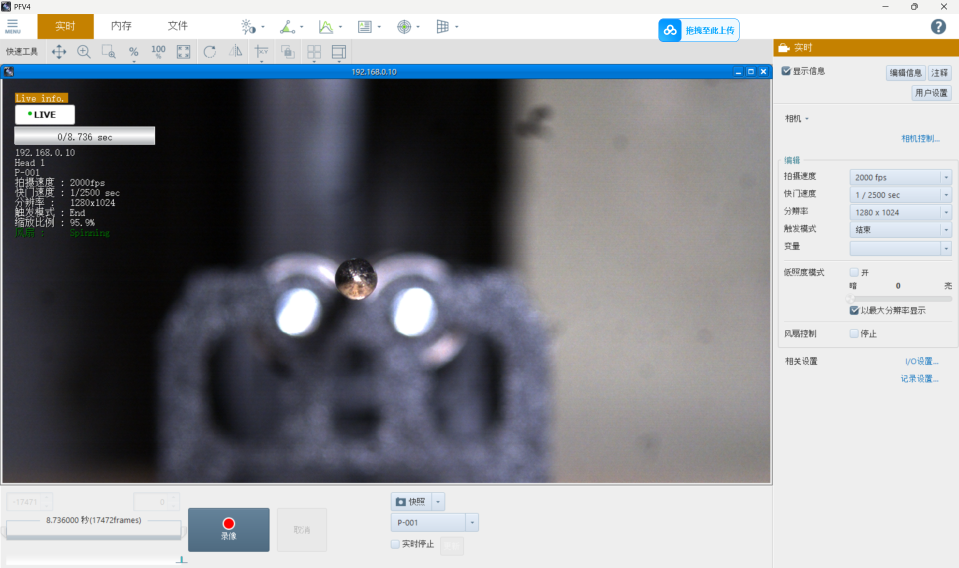
#> input picture 1.png, 1918 x 1135 px, found by its file name (shown at 1/2 size)
$ jupyter execute --allow-errors cv.ipynb
#> lines starting #> are read from the running program, lines starting #| are printed output that depends on the picture
**reload image**

#> (a cell that did not finish here is left out)

[cell 2]
import cv2

image_path="/Users/jcy/Library/Mobile Documents/com~apple~CloudDocs/CODE/opencv/1.png"
image=cv2.imread(image_path)
#> image is the input picture: shape (1135, 1918, 3); mean B, G, R 149.8, 145.3, 143.4
cv2.namedWindow("display image",cv2.WINDOW_NORMAL) #调整
cv2.resizeWindow("display image",800,600)  #（width,height)改变出现的尺寸
cv2.imshow("display image",image)
pixel_value=image[100,50]
#> pixel_value = [209, 209, 209]
key=cv2.waitKey(0)  #表示无限等待
#> (key Esc is pressed here)
if key== ord('s'):
    """
    如果我想要用任意键就可以保存或者默认保存
    """
    output_path=(" ",image_path)
    cv2.imwrite(output_path,image)
    print(f'save as {output_path}')
elif key !=-1:
    output_path=(" ",image_path)
    cv2.imwrite(output_path,image)
    print(f'save as {output_path}')
else:
    print('false')

cv2.destroyAllWindows()

[cell 3]
import cv2
image_path="/Users/jcy/Library/Mobile Documents/com~apple~CloudDocs/CODE/opencv/1.png"
image=cv2.imread(image_path)
cv2.imshow("display image",image)  #怎么改变出现的尺寸
key=cv2.waitKey(0) #表示无限等待
#> (key Esc is pressed here)
roi= image[100:400,200:500] #x,y
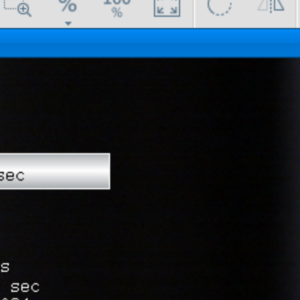
#> roi: shape (300, 300, 3); mean B, G, R 57.6, 47.6, 36.1
cv2.imshow("roi",roi)
if key== ord('s'):
    """
    如果我想要用任意键就可以保存或者默认保存
    """
    output_path=(" ",image_path)
    cv2.imwrite(output_path,image)
    print(f'save as {output_path}')
elif key !=-1:
    output_path=(" ",image_path)
    cv2.imwrite(output_path,image)
else:
    print('false')
#> (the rest of this cell did not finish here and is left out)


$ run again, with 12_4 01.png copied over 1.png
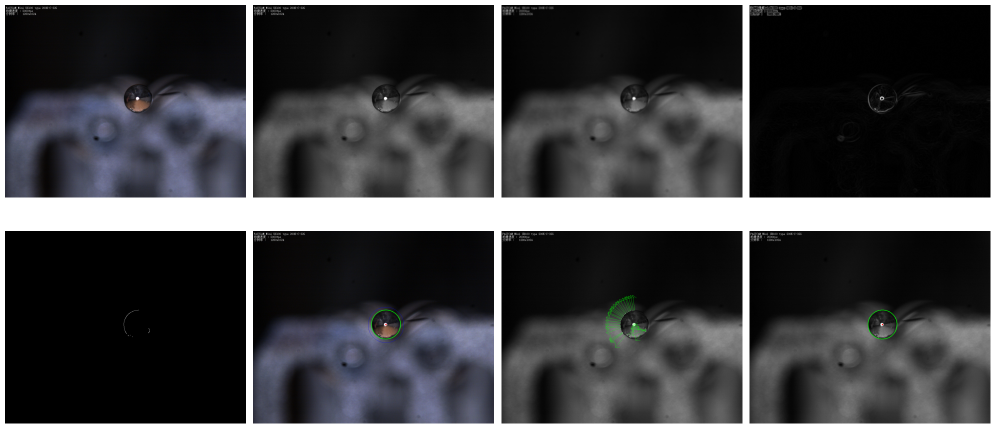
#> input picture 12_4 01.png, 1990 x 857 px, found by its file name (shown at 1/2 size)
#> image is the input picture: shape (857, 1990, 3); mean B, G, R 65.8, 63.7, 63.3
#> pixel_value = [5, 6, 9]
#> `roi= image[100:400,200:500]`:
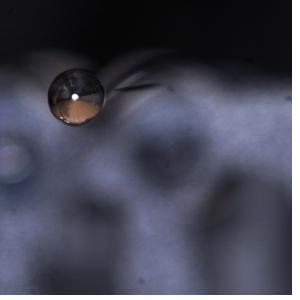
#> roi: shape (300, 300, 3); mean B, G, R 86.5, 72.1, 70.7
